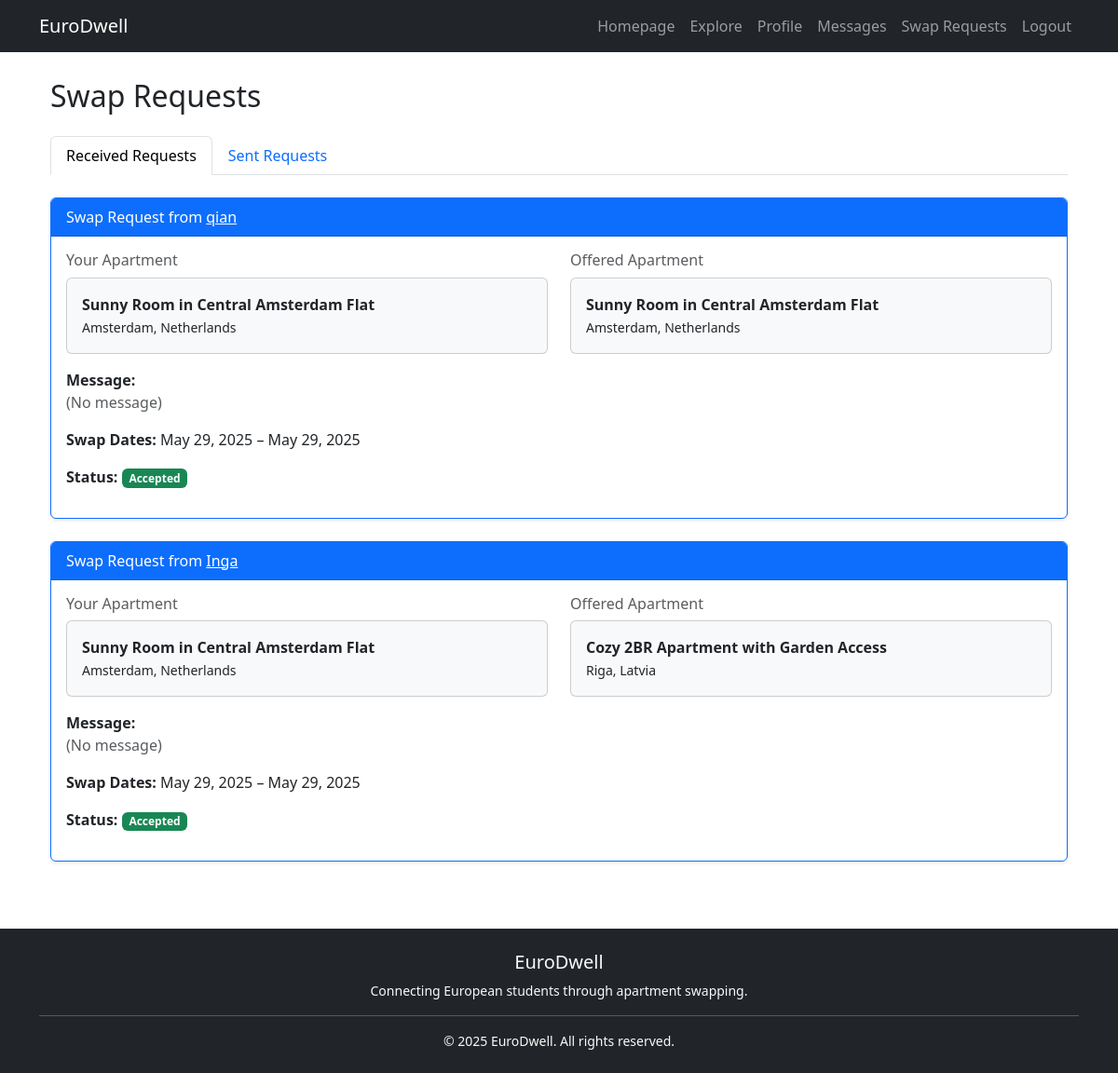
/swap_requests/ (signed in), run on the app's committed database.
### app/models.py (models this page shows, shortened)
class SwapRequest(models.Model):
    requester = models.ForeignKey(User, on_delete=models.CASCADE, related_name="sent_requests")
    recipient = models.ForeignKey(User, on_delete=models.CASCADE, related_name="received_requests")
    apartment_requested = models.ForeignKey(Apartment, on_delete=models.CASCADE, related_name="requests")
    apartment_offered = models.ForeignKey(Apartment, on_delete=models.CASCADE, related_name="offers", null=True, blank=True)
    status_choices = [('Pending', 'Pending'), ('Accepted', 'Accepted'), ('Declined', 'Declined')]
    status = models.CharField(max_length=10, choices=status_choices, default='Pending')
    created_at = models.DateTimeField(auto_now_add=True)
    message = models.TextField(blank=True, null=True)
    swap_start_date = models.DateField(null=True, blank=True)
    swap_end_date = models.DateField(null=True, blank=True)

class Apartment(models.Model):
    user = models.ForeignKey(User, on_delete=models.CASCADE)
    title = models.CharField(max_length=200)
    description = models.TextField()
    country = models.CharField(max_length=100,default='Norway')
    city = models.CharField(max_length=100,default='Oslo')
    bedrooms = models.IntegerField(default=1)
    bathrooms = models.IntegerField(default=1)
    shared_bathroom = models.BooleanField(default=False)
    shared_kitchen = models.BooleanField(default=False)
    available_from = models.DateField(default=date.today)
    available_until = models.DateField(default=default_available_until)
    created_at = models.DateTimeField(auto_now_add=True)
    updated_at = models.DateTimeField(auto_now=True)
    @property
    def location(self):
        return f"{self.city}, {self.country}"

### app/views.py (the view)
# urls.py: path('swap_requests/', views.swap_requests, name='swap_requests'),
@login_required
def swap_requests(request):
    requests_sent = SwapRequest.objects.filter(requester=request.user).order_by('-created_at')
    requests_received = SwapRequest.objects.filter(apartment_requested__user=request.user).order_by('-created_at')
    return render(request, "swap_requests.html", {"sent_requests": requests_sent, "received_requests": requests_received})

### app/context_processors.py (called while the page is built)
def unread_message_count(request):
    if request.user.is_authenticated:
        count = Message.objects.filter(receiver=request.user, is_read=False).count()
        return {'unread_message_count': count}
    return {}

### app/templates/swap_requests.html (shortened to what this page needs)
{% extends 'base.html' %}
{% block content %}
<div class="container">
    <div class="row">
        <div class="col-md-12">
            <h2 class="mb-4">Swap Requests</h2>
            <ul class="nav nav-tabs mb-4" id="swapTabs" role="tablist">
                <li class="nav-item" role="presentation">
                    <button class="nav-link active" id="received-tab" data-bs-toggle="tab"
                            data-bs-target="#received" type="button" role="tab">
                        Received Requests
                    </button>
                </li>
                <li class="nav-item" role="presentation">
                    <button class="nav-link" id="sent-tab" data-bs-toggle="tab"
                            data-bs-target="#sent" type="button" role="tab">
                        Sent Requests
                    </button>
                </li>
            </ul>
            <div class="tab-content" id="swapTabsContent">
                <div class="tab-pane fade show active" id="received" role="tabpanel">
                    {% if received_requests %}
                        {% for request in received_requests %}
                            <div class="card mb-4 border-primary shadow-sm">
                                <div class="card-header bg-primary text-white">
                                    Swap Request from <a href="{% url 'user_profile' request.requester.id %}" class="text-white text-decoration-underline">{{ request.requester.username }}</a>
                                </div>
                                <div class="card-body">
                                    <div class="row mb-3">
                                        <div class="col-md-6">
                                            <h6 class="text-muted">Your Apartment</h6>
                                            <div class="card bg-light">
                                                <div class="card-body">
                                                    <strong>{{ request.apartment_requested.title }}</strong><br>
                                                    <small>{{ request.apartment_requested.location }}</small>
                                                </div>
                                            </div>
                                        </div>
                                        <div class="col-md-6">
                                            <h6 class="text-muted">Offered Apartment</h6>
                                            <div class="card bg-light">
                                                <div class="card-body">
                                                    <strong>{{ request.apartment_offered.title }}</strong><br>
                                                    <small>{{ request.apartment_offered.location }}</small>
                                                </div>
                                            </div>
                                        </div>
                                    </div>
                                    <p><strong>Message:</strong><br>
                                        <span class="text-muted">{{ request.message|default:"(No message)"|linebreaksbr }}</span>
                                    </p>
                                    {% if request.swap_start_date and request.swap_end_date %}
                                        <p><strong>Swap Dates:</strong> {{ request.swap_start_date }} – {{ request.swap_end_date }}</p>
                                    {% else %}
                                        <p><strong>Swap Dates:</strong> <span class="text-muted">Not specified</span></p>
                                    {% endif %}
                                    <p><strong>Status:</strong>
                                        <span class="badge {% if request.status == 'Accepted' %}bg-success{% elif request.status == 'Declined' %}bg-danger{% else %}bg-secondary{% endif %}">
                                            {{ request.status }}
                                        </span>
                                    </p>
                                </div>
                            </div>
                        {% endfor %}
                    {% else %}
                        <div class="alert alert-info">No received swap requests.</div>
                    {% endif %}
                </div>
            </div>
        </div>
    </div>
</div>
{% endblock %}

### data on the page
SwapRequest: requester.username "qian", apartment_requested "Sunny Room in Central Amsterdam Flat", apartment_requested.location "Amsterdam, Netherlands", apartment_offered "Sunny Room in Central Amsterdam Flat", apartment_offered.location "Amsterdam, Netherlands", message "(No message)", swap_start_date "May 29, 2025", swap_end_date "May 29, 2025", status "Accepted"
SwapRequest: requester.username "Inga", apartment_requested "Sunny Room in Central Amsterdam Flat", apartment_requested.location "Amsterdam, Netherlands", apartment_offered "Cozy 2BR Apartment with Garden Access", apartment_offered.location "Riga, Latvia", message "(No message)", swap_start_date "May 29, 2025", swap_end_date "May 29, 2025", status "Accepted"
